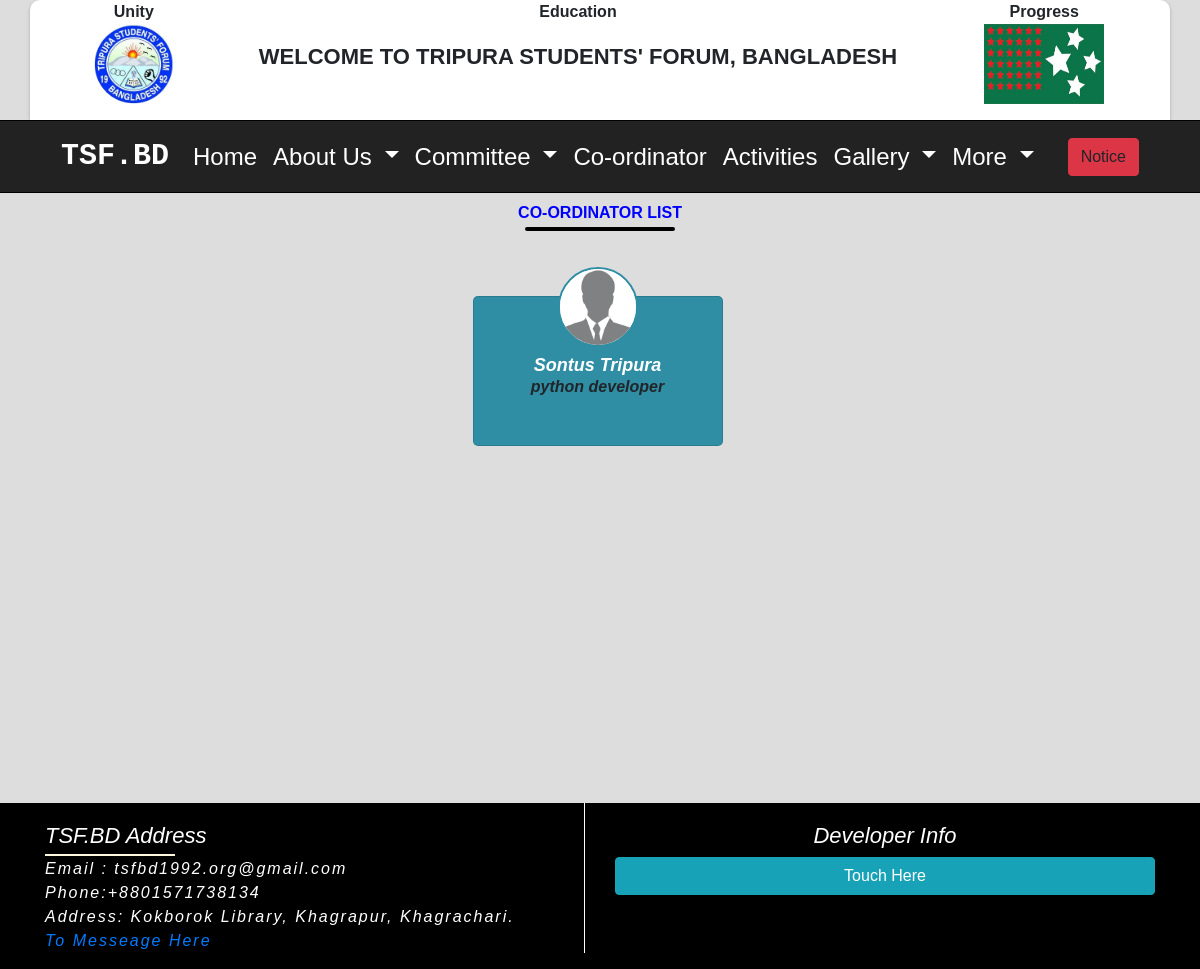
The page /co-ordinator/ on the database its author committed.
### Home_app/models.py (models this page shows, shortened)
class TsfAboutSetting(models.Model):
    tsf_logo = models.ImageField(upload_to='tsf_logo', blank=True)
    tsf_flag = models.ImageField(upload_to='tsf_flag', blank=True)
    tsf_greeting = models.CharField(max_length=255, blank=True)
    country = models.CharField(max_length=255, blank=True)
    tsf_phone = models.CharField(max_length=255, blank=True)
    tsf_email = models.EmailField(max_length=255, blank=True)
    tsf_address = models.TextField(blank=True)
    tsf_about = models.TextField(blank=True)
    tsf_president_name = models.CharField(max_length=255, blank=True)
    tsf_president_photo = models.ImageField(upload_to='president_photo')
    tsf_president_title = models.CharField(max_length=255, blank=True)
    tsf_president_about = models.TextField(blank=True)
    tsf_secretary_name = models.CharField(max_length=255, blank=True)
    tsf_secretary_photo = models.ImageField(upload_to='secretary_photo')
    tsf_secretary_title = models.CharField(max_length=255, blank=True)
    tsf_secretary_about = models.TextField(blank=True)
    tsf_fb_link = models.URLField(max_length=255, blank=True)
    tsf_twitter_link = models.URLField(max_length=255, blank=True)
    tsf_instagram_link = models.URLField(max_length=255, blank=True)
    tsf_linkdin_link = models.URLField(max_length=255, blank=True)
    tsf_youtube_link = models.URLField(max_length=255, blank=True)
    class Meta:
        verbose_name_plural = "TSF ABOUT"

### CommitteApp/models.py (models this page shows, shortened)
class Coordinator(models.Model):
    photo = models.ImageField(upload_to='branchmember', blank=True)
    name = models.CharField(max_length=50, blank=True)
    slug = AutoSlugField(populate_from='name')
    position = models.CharField(max_length=200, blank=True)
    about_description = models.TextField()
    facebook = models.URLField(blank=True)
    twitter = models.URLField(blank=True)
    instagram = models.URLField(blank=True)
    linkdin = models.URLField(blank=True)
    class Meta:
        verbose_name_plural = "Co-ordinator"

### CommitteApp/views.py (the view)
# urls.py: path('co-ordinator/', views.co_ordinator_list, name='co_ordinator_list'),
def co_ordinator_list(request):
    coordinators = Coordinator.objects.all()
    context = {'coordinators': coordinators}
    return render(request, 'committee/co-ordinator/co_ordinator.html', context )

### About_app/context_processors.py (called while the page is built)
def about_categories(request):
    about_categories = Category.objects.all()
    return {'about_categories': about_categories }

### Home_app/context_processors.py (called while the page is built)
def about_inform(request):
    about_inform = TsfAboutSetting.objects.first()
    return {'about_inform': about_inform}

def developer_info(request):
    developer_info = DeveloperInfo.objects.first()
    return {'developer_info': developer_info}

### Notice/context_processors.py (called while the page is built)
def notice_list(request):
    notice_list = NoticeBoard.objects.filter(publish_date__lte=timezone.now()).order_by('-publish_date')[:1]
    return {'notice_list': notice_list }

### templates/committee/co-ordinator/co_ordinator.html (shortened to what this page needs)
{% extends 'home/base.html' %}
{% load static %}
{% block body %}
<section class="branch_name_list_section">
  <div class="container">
    <h1 class="branch_heading_title"> Co-ordinator list </h1>
    <div class="row justify-content-center co-ordinator">
      {% for coordinator in coordinators %}
        <div class="card co_ordinator_section">
          <div class="card-body">
  <div class="co_ordinator_photo_section">
    <img src="{% if coordinator.photo %}{{ coordinator.photo.url }} {% else %} {% static 'img/default.jpg' %} {% endif %}"  alt="" class="co_ordinator_photo">
  </div>
            <h2 class="sessions_year">
              <a href="{% url 'co_ordinator_details' coordinator.slug coordinator.pk %}" class="co_ordinator_name">{{ coordinator.name}}</a>
              <p class="co_ordinator_position">{{ coordinator.position}}</p>
            </h2>
          </div>
        </div>
        {% empty %}
        <div class="alert alert-danger" role="alert">
          Not added yet..thank you
          </div>
  {% endfor %}
  </div>
    </div>
</section>
{% endblock %}

### templates/home/banner.html
{% load static %}
<section id="banner_section">
  <div class="container logoheder">
     <div class="tsf-logo-box">
       <p  class="dignity">Unity</p>
       <img src="{{ about_inform.tsf_logo.url }}" alt="logo" class="tsf_logo_banner">
     </div>
     <div class="tsf-text-box">
       <p class="dignity">Education</p>
      <h3 class="banner_text">{{ about_inform.tsf_greeting}}, {{ about_inform.country}}</h3>
    </div>
    <div class="tsf-flag-box">
      <p  class="dignity">Progress</p>
      <img src="{{ about_inform.tsf_flag.url}}" alt="flag" class="tsf_flag_banner">
    </div>
    </div>
    </section>

### templates/home/footer.html (shortened to what this page needs)
<div class="container">
    <div class="row">
       <div class="col-md-6">
   <div class="side_left">
    <ul class="footer_list">
      <h2 class="Tsf_info">TSF.BD Address </h2>
       <li class="tsf_email"> Email : {{ about_inform.tsf_email }}</li>
       <li> Phone:{{ about_inform.tsf_phone }}</li>
       <li> Address: {{ about_inform.tsf_address }}</li>
       <li> <a href="{% url 'contact' %}">To Messeage Here</a></li>
     </ul>
   </div>
       </div>
       <div class="col-md-6">
<div class="footer_list">
  <h2 class="developer_title">Developer Info</h2>
<button type="button" class="btn btn-info btn-block" data-toggle="modal" data-target="#exampleModalCenter">
Touch Here
</button>
</div>
            </div>
    </div>
</div>

### Home_app/static/css/home.css (style rules this page uses)
* { margin: 0; padding: 0; }
body { font-family: 'Poppins', sans-serif; }
.logoheder { height: 120px; background: #fff; overflow: hidden; border-radius:10px 10px 0px 0px; box-shadow: rgba(50, 50, 93, 0.25) 0px 2px 5px -1px, rgba(0, 0, 0, 0.3) 0px 1px 3px -1px; }
.dignity { margin: 0; padding: 0; text-align: center; text-transform: capitalize; font-weight: bold; }
.tsf-logo-box { text-align: center; float: left; width: 16%; }
.tsf_logo_banner { height: 80px; width: 80px; border-radius: 50%; }
.tsf-text-box { margin-left: -22px; text-align: center; width: 68%; float: left; }
.tsf_flag_banner { height: 80px; width: 120px; }
.tsf-flag-box { text-align: center; float: left; width: 16%; }
.banner_text { margin-top: 20px; font-weight: bold; text-transform: uppercase; font-size: 22px; }

### Home_app/static/css/leader_app.css (style rules this page uses)
.branch_heading_title { margin-top: 10px; text-align: center; font-size: 16px; text-transform: uppercase; color: blue; font-weight: bold; }
.branch_heading_title:after { content: ''; display: block; width: 150px; height: 4px; background: #000; margin: 5px auto; border-radius: 10px; }
.sessions_year { font-size: 15px; font-style: italic; text-align: center; font-weight: bold; margin-top: 8px; }
.branch_name_list_section { min-height: 600px; }
.co-ordinator { margin-top: 60px; }
.co_ordinator_position { font-size: 16px; font-weight: bold; }
.co_ordinator_name { text-transform: capitalize; font-size: 18px; color: #fff!important; }
.co_ordinator_photo { height: 80px; width: 80px; border: 2px solid #2f8ea4; border-radius: 50%; background: #fff; }
.co_ordinator_section { height: 150px; width: 250px; margin-right: 5px; border-radius: 5px; margin-top: 5px; background-color: #2f8ea4; }
.co_ordinator_photo_section { text-align: center; margin-top: -50px; }

### Home_app/static/css/footer.css (style rules this page uses)
.footer_list { padding-top: 20px; }
.side_left { border-right: 1px solid #fff; }
.footer_list li { font-size: 16px; letter-spacing: 2px; font-style: italic; list-style: none; color: #fff; }
.tsf_email { font-size: 16px; font-style: italic; }
.developer_title { text-align: center; color: #fff!important; font-size: 22px; font-style: italic; }
.Tsf_info { color: #fff; font-size: 22px; font-style: italic; position: relative; }
.Tsf_info::after { position: absolute; content: ''; height: 2px; width: 130px; display: block; margin-top: 5px; background: cornsilk; }

### rows shown on the page
TsfAboutSetting: tsf_logo (picture), tsf_greeting "WELCOME TO TRIPURA STUDENTS' FORUM", country "BANGLADESH", tsf_flag (picture), tsf_email "tsfbd1992.org@gmail.com", tsf_phone "+8801571738134", tsf_address "Kokborok Library, Khagrapur, Khagrachari."
Coordinator: name "Sontus Tripura", position "python developer"
